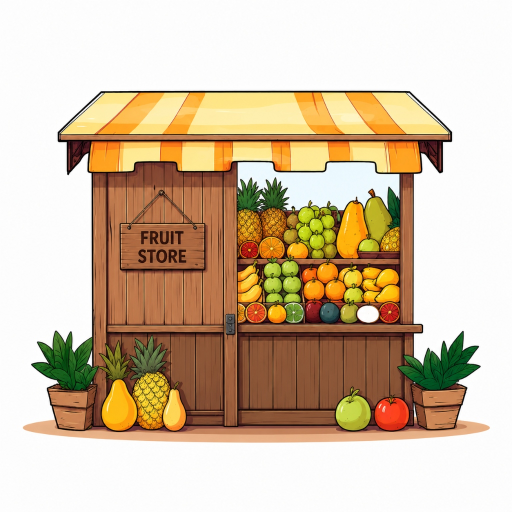
#> input picture shop.jpg, 1024 x 1024 px (shown at 1/2 size)
$ python extract_layers.py
#> lines starting #> are read from the running program, lines starting #| are printed output that depends on the picture
from PIL import Image

def extract():
    img = Image.open('shop.jpg').convert('RGBA')
    width, height = img.size
#> width = 1024; height = 1024

    stall_img = Image.new('RGBA', (width, height), (0, 0, 0, 0))
#> stall_img: PIL image 1024x1024 RGBA; every value is 0
    fg_img = Image.new('RGBA', (width, height), (0, 0, 0, 0))

    stall_pixels = stall_img.load()
    fg_pixels = fg_img.load()
    orig_pixels = img.load()

    for y in range(height):
        for x in range(width):
            r, g, b, a = orig_pixels[x, y]

            # Key out white background (very close to white)
            if r > 252 and g > 252 and b > 252:
                continue

            # Determine if it belongs to the foreground
            # Foreground includes bottom pots (left/right) and floor fruits
            is_fg = False

            # Left pot & plants
            if x < 380 and y > 600:
                is_fg = True
            # Right pot & plants
            elif x > 640 and y > 600:
                is_fg = True
            # Floor fruits in the middle
            elif y > 720:
                is_fg = True

            if is_fg:
                fg_pixels[x, y] = (r, g, b, a)
            else:
                stall_pixels[x, y] = (r, g, b, a)

    # Save images
    stall_img.save('stall.png', 'PNG')
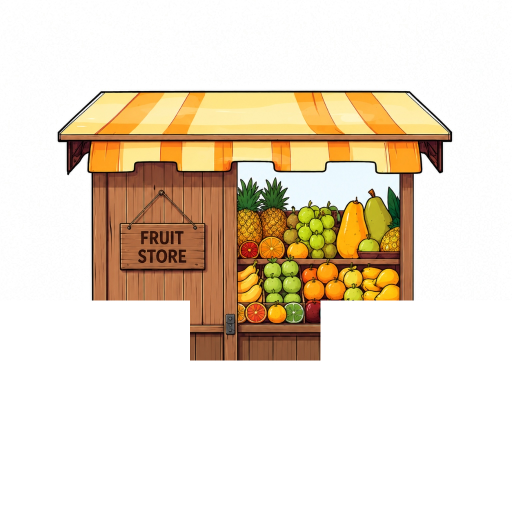
#> saved as stall.png: PIL image 1024x1024 RGBA (shown at 1/2 size); mean R, G, B, A 81.2, 68, 49.9, 103.1; transparent parts drawn white
    fg_img.save('foreground.png', 'PNG')
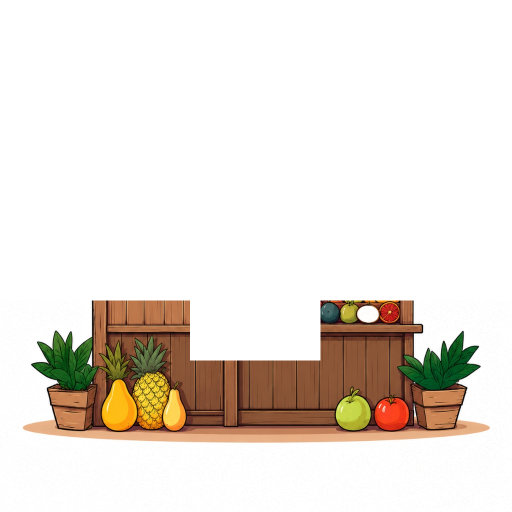
#> saved as foreground.png: PIL image 1024x1024 RGBA (shown at 1/2 size); mean R, G, B, A 42.9, 35.8, 28.2, 64.1; transparent parts drawn white
    print("Layers successfully extracted!")

if __name__ == '__main__':
    extract()

$ run again, with market_hero.png saved as shop.jpg
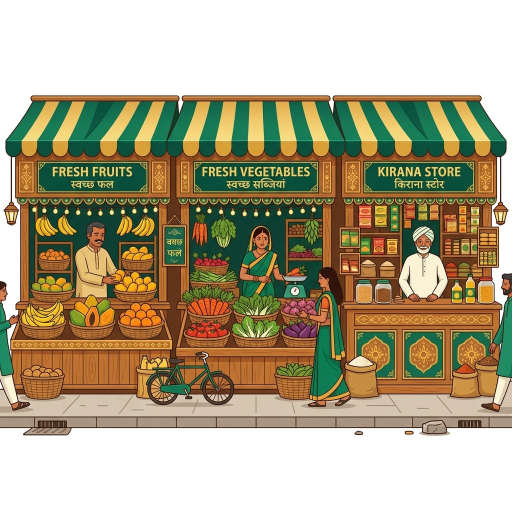
#> input picture market_hero.png, 1024 x 1024 px (shown at 1/2 size)
#> stall_img: PIL image 1024x1024 RGBA; every value is 0
#> in extract, `stall_img.save('stall.png', 'PNG')`:
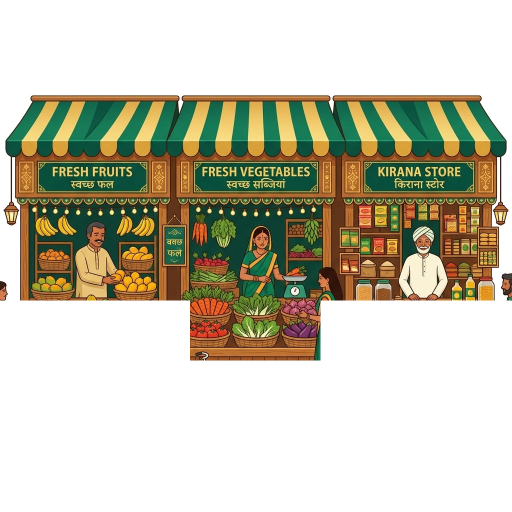
#> saved as stall.png: PIL image 1024x1024 RGBA (shown at 1/2 size); mean R, G, B, A 47.6, 44.6, 26.1, 105; transparent parts drawn white
#> in extract, `fg_img.save('foreground.png', 'PNG')`:
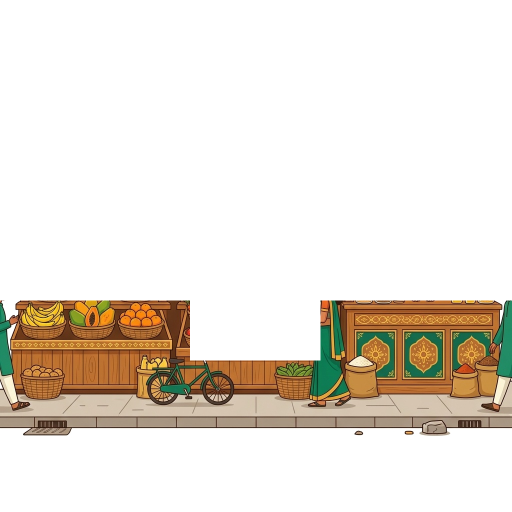
#> saved as foreground.png: PIL image 1024x1024 RGBA (shown at 1/2 size); mean R, G, B, A 34.7, 27.6, 18.2, 56.8; transparent parts drawn white

$ run again, with market_hero_simple.png saved as shop.jpg
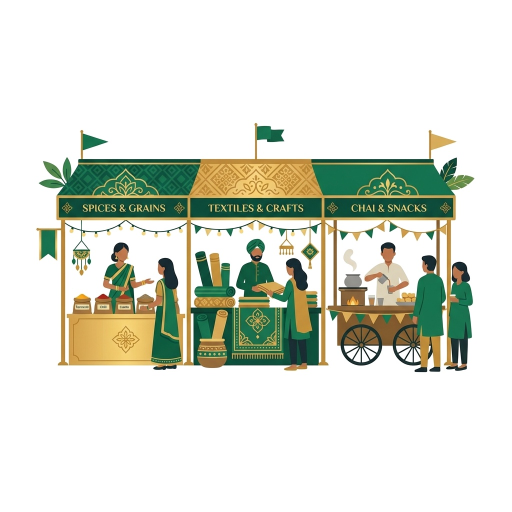
#> input picture market_hero_simple.png, 1024 x 1024 px (shown at 1/2 size)
#> stall_img: PIL image 1024x1024 RGBA; every value is 0
#> in extract, `stall_img.save('stall.png', 'PNG')`:
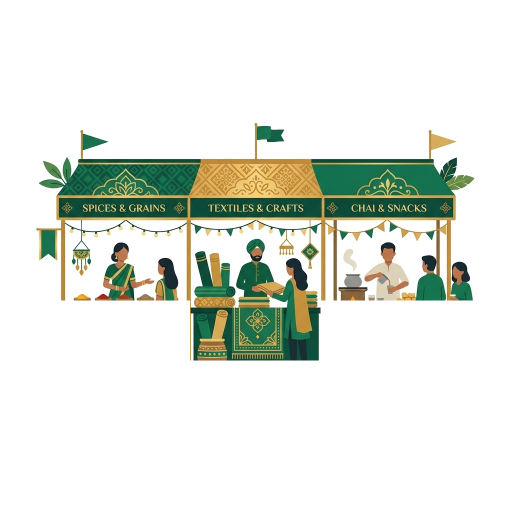
#> saved as stall.png: PIL image 1024x1024 RGBA (shown at 1/2 size); mean R, G, B, A 24.2, 28.6, 20.7, 53.2; transparent parts drawn white
#> in extract, `fg_img.save('foreground.png', 'PNG')`:
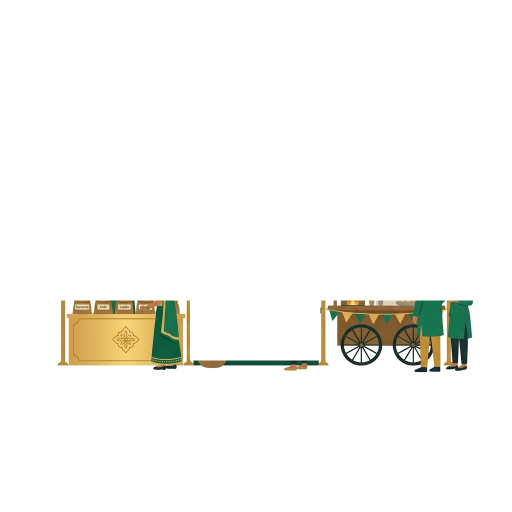
#> saved as foreground.png: PIL image 1024x1024 RGBA (shown at 1/2 size); mean R, G, B, A 10.1, 9.7, 6.4, 17.7; transparent parts drawn white

$ run again, with people.png saved as shop.jpg
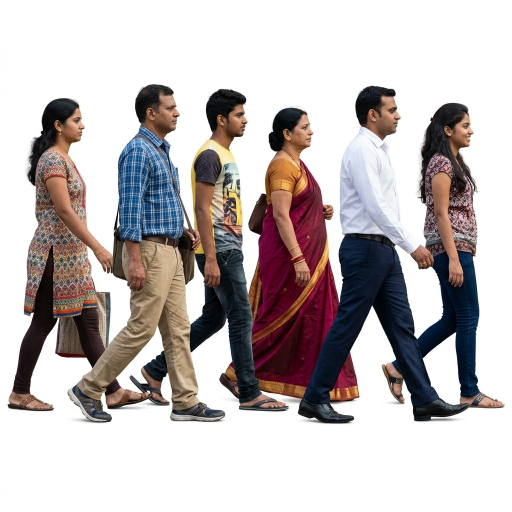
#> input picture people.png, 1024 x 1024 px (shown at 1/2 size)
#> stall_img: PIL image 1024x1024 RGBA; every value is 0
#> in extract, `stall_img.save('stall.png', 'PNG')`:
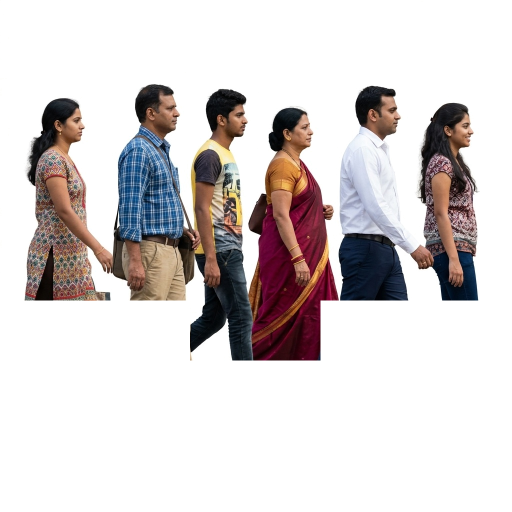
#> saved as stall.png: PIL image 1024x1024 RGBA (shown at 1/2 size); mean R, G, B, A 33.6, 27.9, 27.8, 74.1; transparent parts drawn white
#> in extract, `fg_img.save('foreground.png', 'PNG')`:
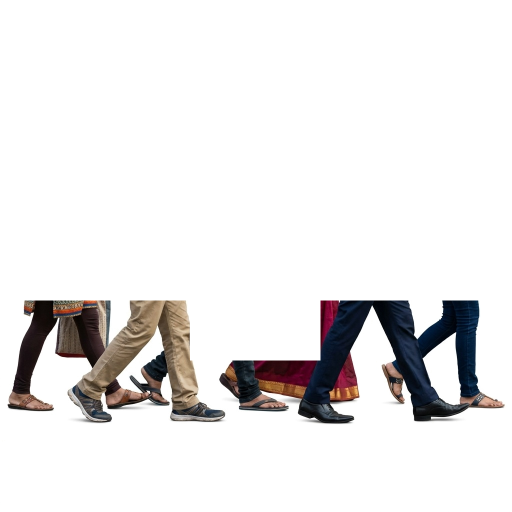
#> saved as foreground.png: PIL image 1024x1024 RGBA (shown at 1/2 size); mean R, G, B, A 12.4, 10.9, 10.8, 34.4; transparent parts drawn white
